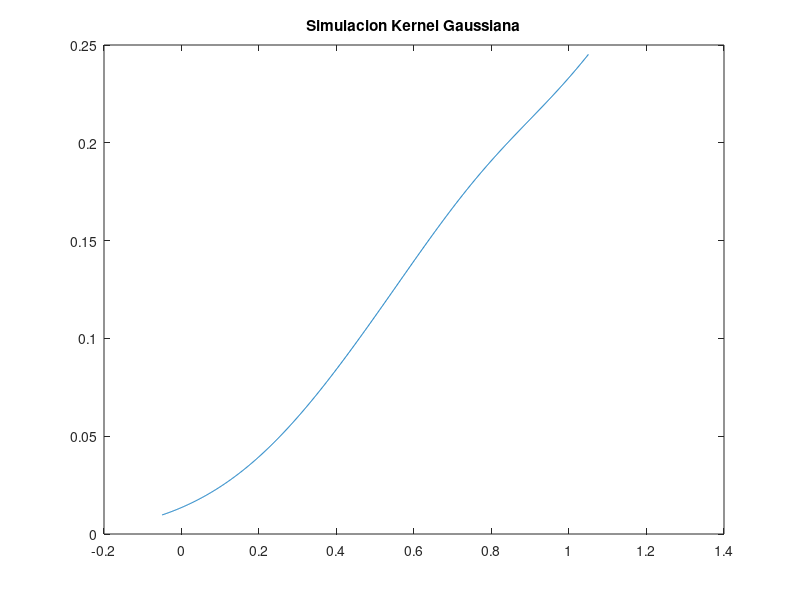

Write MATLAB code to recreate this figure.
pkg load statistics% Setear la semillarand ("seed", 123);% N simulacionesN=1000;% simular V.AU = rand(N,1);% V.A solicitadaX= 3*sqrt(U);% simulaciones de la variable independienten = 1000;% V.Ax = linspace(-0.05,1.05,n);% constante h de filtradoh = 0.2;%  pdf a estimarpdf_x = zeros(size(x));for i=1:N  for j=1:length(x)    % Kernel Gaussiana    K = (1/sqrt(2*pi))*exp(-(1/2)*((X(i)-x(j))/h)^2);    pdf_x(j) = pdf_x(j) + (1/(N*h)) * K;                    endendplot(x,pdf_x)title ("Simulacion Kernel Gaussiana")